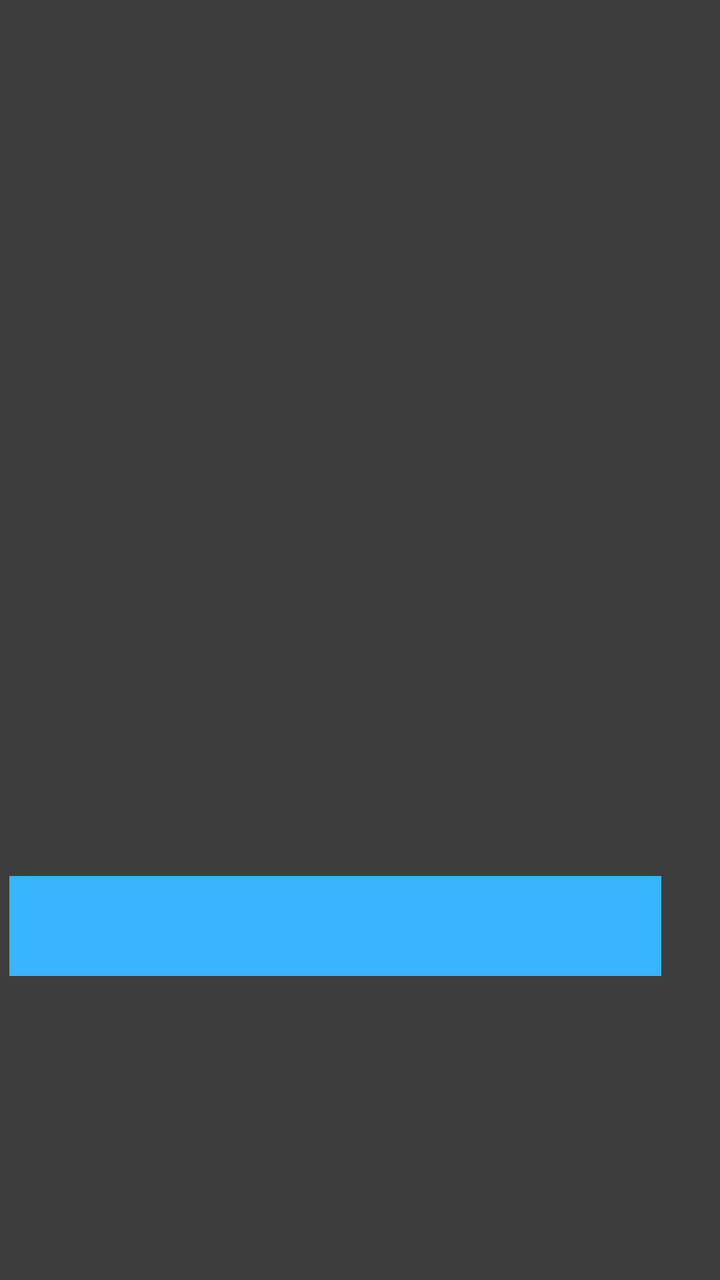
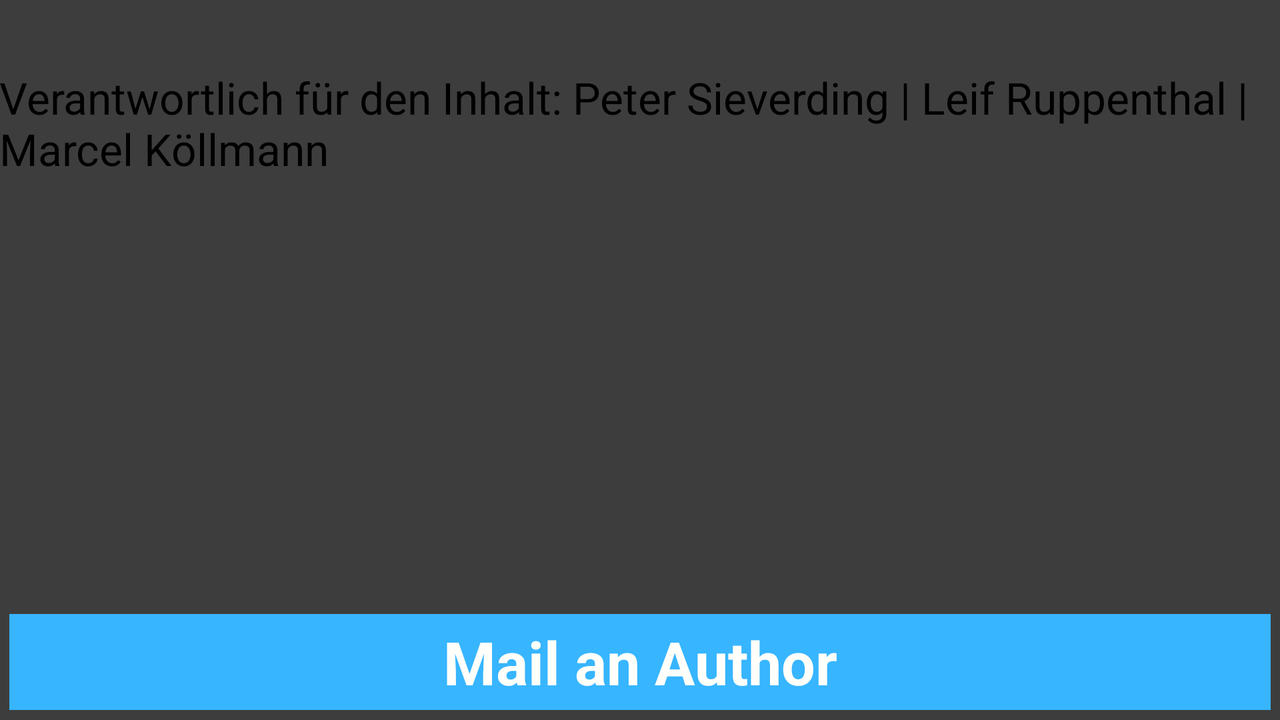

An Android layout and its configuration variant, each rendered on a device that would load it. The default file and the variant file are quoted in full after the pictures.
<!-- AndroidManifest.xml: application theme AppTheme -->
<!-- res/layout/activity_impressum.xml -->
<GridLayout xmlns:android="http://schemas.android.com/apk/res/android"
    style="@style/backgroundStyle"
    xmlns:tools="http://schemas.android.com/tools"
    tools:context="pes.kneipenfinder.impressum"
    android:rowCount="1"
    android:columnCount="1">

    <TextView
        android:text=""
        android:layout_width="match_parent"
        android:layout_height="433dp"
        android:id="@+id/impress"
        android:layout_row="0" />

    <Button
        style="@style/buttonStyleNormal"
        android:layout_width="326dp"
        android:text="@string/mailto"
        android:id="@+id/mailto"
        android:onClick="button_mailto" />

</GridLayout>
<!-- resources referenced by this layout -->
<resources>
  <string name="mailto">Mail an Author</string>
  <style name="backgroundStyle">
      <item name="android:layout_width">match_parent</item>
      <item name="android:layout_height">match_parent</item>
      <item name="android:paddingLeft">@dimen/activity_horizontal_margin</item>
      <item name="android:paddingRight">@dimen/activity_horizontal_margin</item>
      <item name="android:paddingTop">@dimen/activity_vertical_margin</item>
      <item name="android:paddingBottom">@dimen/activity_vertical_margin</item>
      <item name="android:background">#ff3d3d3d</item>
      <item name="android:clickable">false</item>
  </style>
  <style name="buttonStyleNormal">
          <item name="android:layout_height">50dp</item>
          <item name="android:background">#FF37B5FF</item>
          <item name="android:textColor">#fffffffb</item>
          <item name="android:layout_margin">5dp</item>
          <item name="android:paddingTop">50dp</item>
          <item name="android:paddingBottom">50dp</item>
      </style>
  <style name="AppTheme" parent="android:Theme.Holo.Light.DarkActionBar">
          
      </style>
</resources>
<!-- res/layout-land/activity_impressum.xml (the author's variant of the layout above) -->
<!-- drawn on the phone turned sideways -->
<ScrollView xmlns:android="http://schemas.android.com/apk/res/android"
    android:layout_width="fill_parent"
    android:layout_height="fill_parent"
    android:fillViewport="true"
    >
    <RelativeLayout xmlns:android="http://schemas.android.com/apk/res/android"
        style="@style/backgroundStyle"
        xmlns:tools="http://schemas.android.com/tools"
        tools:context="pes.kneipenfinder.impressum">

        <Button
            style="@style/buttonStyleLandscape"
            android:layout_width="fill_parent"
            android:text="@string/mailto"
            android:id="@+id/mailto"
            android:onClick="button_mailto"
            android:layout_height="wrap_content"
            android:layout_column="0"
            android:layout_gravity="bottom"
            android:layout_alignParentBottom="true"
            android:layout_alignParentLeft="true"
            android:layout_alignParentStart="true" />

        <TextView
            android:layout_width="wrap_content"
            android:layout_height="wrap_content"
            android:textAppearance="?android:attr/textAppearanceLarge"
            android:text="@string/impressum_text"
            android:id="@+id/imprint_text"
            android:layout_marginTop="34dp"
            android:layout_below="@+id/textView2"
            android:layout_alignParentLeft="true"
            android:layout_alignParentStart="true"
            android:layout_alignParentRight="true"
            android:layout_alignParentEnd="true" />

        TextView
            android:layout_width="wrap_content"
            android:layout_height="wrap_content"
            android:textAppearance="?android:attr/textAppearanceLarge"
            android:text="@string/impressum_headline"
            android:id="@+id/textView2"
            android:layout_alignParentTop="true"
            android:layout_centerHorizontal="true"
            style="@style/textStyle" />

    </RelativeLayout>
</ScrollView>
<!-- resources referenced by the variant -->
<!-- as the phone turned sideways resolves them -->
<resources>
  <string name="impressum_text">Verantwortlich für den Inhalt:
          Peter Sieverding | Leif Ruppenthal | Marcel Köllmann</string>
  <string name="mailto">Mail an Author</string>
  <style name="backgroundStyle">
      <item name="android:layout_width">match_parent</item>
      <item name="android:layout_height">match_parent</item>
      <item name="android:paddingLeft">@dimen/activity_horizontal_margin</item>
      <item name="android:paddingRight">@dimen/activity_horizontal_margin</item>
      <item name="android:paddingTop">@dimen/activity_vertical_margin</item>
      <item name="android:paddingBottom">@dimen/activity_vertical_margin</item>
      <item name="android:background">#ff3d3d3d</item>
      <item name="android:clickable">false</item>
  </style>
  <style name="buttonStyleLandscape">
          <item name="android:layout_width">fill_parent</item>
          <item name="android:layout_height">wrap_content</item>
          <item name="android:background">#FF37B5FF</item>
          <item name="android:textColor">#fffffffb</item>
          <item name="android:layout_margin">5dp</item>
          <item name="android:paddingTop">0dp</item>
          <item name="android:paddingBottom">0dp</item>
          <item name="android:textSize">30dp</item>
          <item name="android:textStyle">bold</item>
      </style>
  <style name="textStyle">
          <item name="android:textColor">#FF37B5FF</item>
          <item name="android:background">#ff3d3d3d</item>
          <item name="android:gravity">center</item>
          <item name="android:textStyle">bold</item>
      </style>
  <style name="AppTheme" parent="android:Theme.Holo.Light.DarkActionBar">
          
      </style>
</resources>
